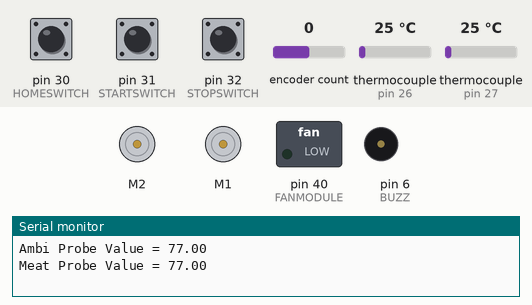
The sketch below on a simulated Arduino Mega 2560, built with avr-gcc and run on an emulated ATmega2560. Parts: 2 × DC motor (green arrow = forward, orange = backward, longer = faster), switched loads named in the sketch (green lamp = pin HIGH), buzzer (waves = sounding, pin HIGH), the last lines printed to the serial monitor. Inputs (shaded band) come from the test bench; at power-on: pin 31 (STARTSWITCH) LOW, thermocouple (sensors on pin 27, pin 26) 25 °C, pin 30 (HOMESWITCH) LOW, pin 32 (STOPSWITCH) LOW, encoder count 0.

Above: at 10.7 s.
10.8 s: pin 31 (STARTSWITCH) pulled HIGH for 0.15 s
At 11.4 s:
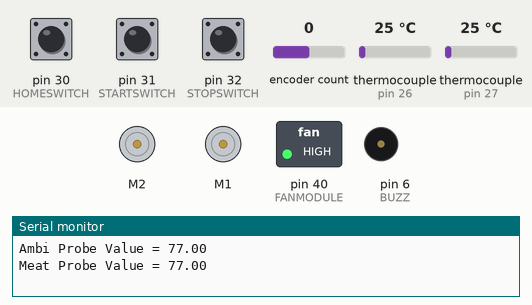
12.4 s: thermocouple (sensor on pin 27) set to 75 °C
15.7 s: thermocouple (sensor on pin 27) set to 84 °C
At 18.7 s:
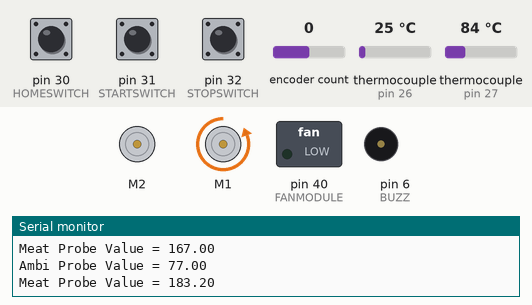
At 21.8 s:
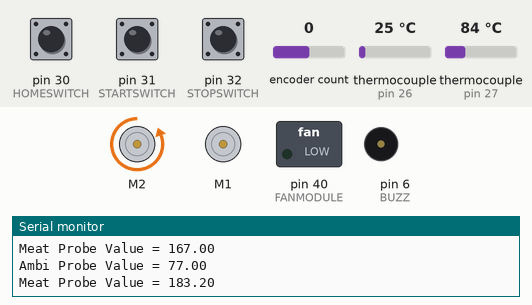
Timing chart, 0 to 28.1 s (numbered marks = the images above; inputs shaded):
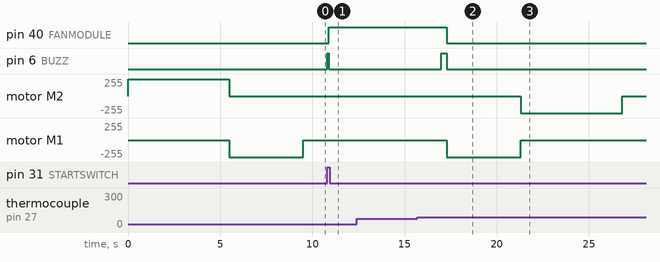

Measured:
- the behaviour switches between 79 and 80 °C on thermocouple (sensor on pin 27) (found by bisection; images 1 and 2)
- after the input at 10.8 s, pin 40 (FANMODULE): LOW → HIGH after 0.10 s; pin 6 (BUZZ): LOW → HIGH at once, → LOW 0.10 s later
- after the input at 15.7 s, pin 40 (FANMODULE): HIGH → LOW after 1.6 s; pin 6 (BUZZ): LOW → HIGH after 1.3 s, → LOW 0.30 s later; motor M2: stopped → backward 255/255 after 5.6 s, → stopped 5.5 s later; motor M1: stopped → backward 255/255 after 1.6 s, → stopped 4.0 s later

The sketch:

GrNCh_Master_Fork_May_2.ino
```cpp
//Team Grill n Chill Firmware
//Major contributions to firmware are credited to Son A. and Steadfast D.
//Bluetooth components are credited to Ma A. and Nguyen J.
//Team Members: Andrew Son, Andy Ma, Colton Russel, Daniel Martin, Dylan Steadfast, Jacob Rohlman,  and Jesse Nguyen.

//Libraries
#include "max6675.h"
#include "DualMC33926MotorShield.h"
#include <Encoder.h>

//Pin Definitions
int ENC_A = 2;
int ENC_B = 3;
int BUZZ = 6; //PWM pin for buzzer
int ESTOP = 21; //Estop Switch, rigged to HW interrupt
int pSCK = 52; //Serial Clock 23?
int pMISO = 50; //Slave out 25?
int PROBE_0 = 26; //Ambient Probe Chip Select
int PROBE_1 = 27; //Meat Probe Chip Select
int PROBE_2 = 28; //System Probe Chip Select
int HOMESWITCH = 30;
int STARTSWITCH = 31;
int STOPSWITCH = 32;
int FANMODULE = 40;

//Component Declarations
DualMC33926MotorShield md;
Encoder motorEnc(ENC_A,ENC_B);
MAX6675 ambProbe(pSCK, PROBE_0, pMISO);
MAX6675 metProbe(pSCK, PROBE_1, pMISO);
MAX6675 sysProbe(pSCK, PROBE_2, pMISO);

//Logic Variables
const int GLOBAL_ERROR_LIMIT = 15;
int GLOBAL_ERROR_COUNT = 0;
volatile bool IS_ERROR = false;

int mSpeed = 400;
const short rotF = -11972; //needs to be negative because it works better than trying to use the abs() function.
int switchVal;
bool isHome = false;
bool ventShut = true;

unsigned long previousMillis = 0;
unsigned long previousTempMillis = 0;
unsigned long previousFlipMillis = 0;
unsigned long tempInterval = 2500;
unsigned long flipInterval = 120000;
unsigned long breakInterval = 4000;

double ambTemp;
double meatTemp;
double targetTemp = 165;
double degreeOffset = 10; //This is used because we arent sure of how our probe is reading sometimes.
double donessRatio = 0;

double highTemp = 375;
double lowTemp = 350;
bool blowing = false;

bool startCooking = false;
bool startBtnState = false;
bool stopBtnState = false;

int btValue;

void setup()
{
  Serial.begin(9600);
  pinMode(ESTOP, INPUT);
  pinMode(HOMESWITCH, INPUT);
  pinMode(STARTSWITCH, INPUT);
  pinMode(STOPSWITCH, INPUT);
  pinMode(FANMODULE, OUTPUT);
  pinMode(BUZZ, OUTPUT);
  motorEnc.write(0);
  md.init();
  motorEnc.write(0);
  openVent();
  rotHome();
}

void loop()
{
  unsigned long currentMillis = millis();
  //Serial.println(currentMillis); //Debug print.

  startBtnState = digitalRead(STARTSWITCH);
  stopBtnState = digitalRead(STOPSWITCH);

  if ((meatTemp > (targetTemp + degreeOffset)) && startCooking)//Cooking Done ish
  {
    buzzNow();
    buzzNow();
    buzzNow();
  }

  if (startBtnState)
  {
    if (!startCooking) //If we were not already cooking...
    {
      previousMillis = millis();
      buzzNow();
    }
    startCooking = true;
  }
  if (stopBtnState || (meatTemp > (targetTemp + degreeOffset)))
  {
    if (startCooking) //If we were already cooking...
    {
      digitalWrite(FANMODULE, LOW); //Turn off the blower.
      rotHome();
      shutVent();
    }
    startCooking = false;
  }
  //Serial.print("StartButton value = "); Serial.println(startBtnState);
  //Serial.print("StopButton value = "); Serial.println(stopBtnState);

  if ((currentMillis - previousTempMillis) >= tempInterval) //Time to update temperatures.
  {
    //Serial.println(ambProbe.readFarenheit());
    ambTemp = getTemp(ambProbe);
    Serial.print("Ambi Probe Value = ");Serial.println(ambTemp); //Debug print.
    meatTemp = getTemp(metProbe);
    Serial.print("Meat Probe Value = ");Serial.println(meatTemp); //Debug print.
    previousTempMillis = currentMillis;

    donessRatio = meatTemp/targetTemp;
  }

  if ((ambTemp < highTemp) && startCooking)
  {
    openVent();
  }
  else if ((ambTemp > (highTemp + 25)) && startCooking)
  {
    shutVent();
  }

  if ((ambTemp < lowTemp) && startCooking)
  {
    blowing = true;
    //Serial.println("OOO WE BLOWING");
    digitalWrite(FANMODULE, HIGH);
  }
  else if ((ambTemp > highTemp) && startCooking)
  {
    //Serial.println("NO BLOW ZONE");
    blowing = false;
    digitalWrite(FANMODULE, LOW);
  }

  if (((currentMillis - previousFlipMillis) >= flipInterval) && startCooking) //Time to flip. Logic heavily pending.
  {
    //Serial.print("The value of isHome = "); Serial.println(isHome);
    if (isHome)
    {
      rotBasket();
      previousFlipMillis = currentMillis;
    }
    else
    {
      rotHome();
      previousFlipMillis = currentMillis;
    }
  }

  if ((GLOBAL_ERROR_COUNT >= GLOBAL_ERROR_LIMIT) || IS_ERROR)
  {
    shutVent();
    stopIfFault();
  }
}

//---------------FUNCTIONS---------------//

double getTemp(MAX6675 probe)
{
  //Serial.println(probe.readFarenheit());
  double temp = probe.readFarenheit();

  if (temp < 0)//MAX6675 tends to skew to here if there is a connection error.
  {
    GLOBAL_ERROR_COUNT++;
  }

  return temp;
}

void buzzNow()
{
  digitalWrite(BUZZ, HIGH);
  delay(100);
  digitalWrite(BUZZ, LOW);
}

void rotHome()
{
  //Serial.println("Enter rotHome"); //Debug print.

  long startMillis = millis();
  long curHomeMillis = 0;

  bool homeSwVal = digitalRead(HOMESWITCH);
  //Serial.print("HomeSwitch value = "); Serial.println(homeSwVal);

  while ((!homeSwVal))
  {
    curHomeMillis = millis();
    md.setM1Speed(-mSpeed);
    homeSwVal = digitalRead(HOMESWITCH);

    //Serial.print("HomeSwitch value = "); Serial.println(homeSwVal);

    if(((curHomeMillis - startMillis) > breakInterval))
    {
      break;
    }
  }
  md.setM1Speed(0);
  //Serial.println("Exit rotHome"); //Debug print.
  isHome = true;
  motorEnc.write(0);
  return;
}

void rotBasket()
{
  /*Define a new long to contain the motor encoder's current value.
    While the encoders value is less than that of our rot limit, drive motor.
    Else, stop motor, set isHome to false, reset enc value, and then return.
  */
  //Serial.println("rotBasket function called"); //Debug print.
  long newEncVal = motorEnc.read();
  //Serial.println(newEncVal);
  while (newEncVal > rotF)//while  not turned 180 degrees
  {
    //Motor Driving Code
    md.setM1Speed(mSpeed);
    newEncVal = motorEnc.read();//Grab new value
    //Serial.println(newEncVal);//Debug print
  }
  //Motor Stopping code
  md.setM1Speed(0);
  motorEnc.write(0);
  isHome = false;
  //Serial.println("rotBasket function exit"); //Debug print.
  return;
}

void shutVent()
{
  if (!ventShut)
  {
  md.setM2Speed(-400);
  delay(5500);
  md.setM2Speed(0);
  ventShut = true;
  }
}

void openVent()
{
  if (ventShut)
  {
    md.setM2Speed(400);
    delay(5500);
    md.setM2Speed(0);
    ventShut = false;
  }
}

void ERROR_BUTTON()
{
  IS_ERROR = true;
}

//Motor Fault Code
void stopIfFault()
{
  if (md.getFault())
  {
    Serial.println("fault");
    while(1);
  }
}
```
